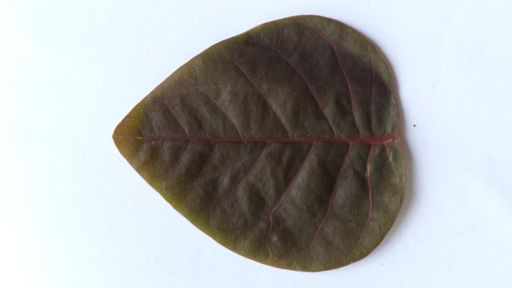
%> input picture Probabilistic Machine Learning/chocolate_tree/Test/chocolate_tree_1.png, 512 x 288 px
$ octave --eval "result = extractFeatures(imread('chocolate_tree/Test/chocolate_tree_1.png'));"   (GNU Octave 9; MATLAB toolbox functions it lacks are replaced by stand-ins)
%> lines starting %> are read from the running program, lines starting %| are printed output that depends on the picture; in (x1, y1, x2, y2) boxes, pixels count from 0 and x2, y2 are one past the last pixel; in counts of white or black regions, pixels touching at a corner belong together; the program's own positions count from 1
function features=extractFeatures(img)


%figure(1), %imshow(img),title('Leaf');
img=double(img)/255;


%% Binarization
level = graythresh(img);
%> level = 0.6
imgBW = imbinarize(img,level);
imgBW=1-imgBW(:,:,1);
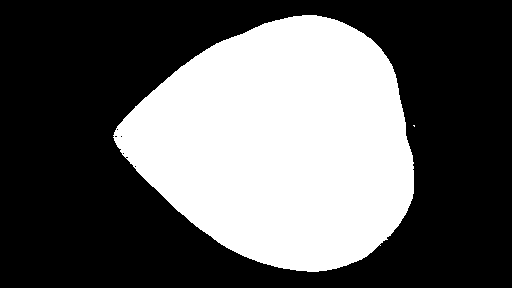
%> imgBW: size 288x512 double; values 0 (black) and 1 (white), 37.2% white; 2 white regions (1 under 20 px), largest, box (x1, y1, x2, y2) and area: (113, 15, 414, 272) 54886
%%figure(2), %imshow(imgBW);

BW3 = bwmorph(imgBW(:,:,1),'remove');
%> BW3: size 288x512 logical; 0.53% white in thin lines or dots, all inside (x1, y1, x2, y2) = (113, 15, 415, 272)
%%figure
%imshow(BW3),title('Black and White Image');

%% erosion-dilation
se = strel('disk',4,4);
imgBWd=imerode(imgBW,se);
%> imgBWd: size 288x512 double; values 0 (black) and 1 (white), 35.4% white; 1 white region, box (x1, y1, x2, y2) and area: (118, 18, 411, 269) 52206
%%figure,
%imshow(imgBWd),title('Eroded Image');
se = strel('disk',8,8);
imgBWe=imdilate(imgBWd,se);
%> imgBWe: size 288x512 double; values 0 (black) and 1 (white), 39.6% white; 1 white region, box (x1, y1, x2, y2) and area: (111, 11, 418, 276) 58455
%%figure,
%imshow(imgBWe),title('Dilated Image');
se = strel('disk',4,4);
imgBWe=imerode(imgBWe,se);
%> imgBWe: size 288x512 double; values 0 (black) and 1 (white), 37.8% white; 1 white region, box (x1, y1, x2, y2) and area: (114, 14, 415, 273) 55783
%%figure,
%imshow(imgBWe);

imgCropped=double(img).*repmat(double(imgBWe),1,1,3);
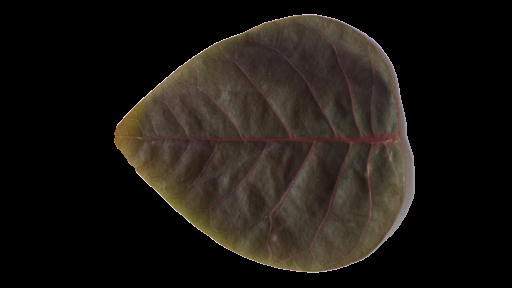
%> imgCropped: size 288x512x3 double; mean R, G, B 0.113, 0.0952, 0.0777
%%figure,
%imshow(imgCropped),title('Black and White Image');

%% elliptical Box

%extreme left point
xmin=find(imgBWe,1,'first');
%> xmin = 32965
xxmin=ceil(xmin/size(imgBWe,1));
%> xxmin = 115
yxmin=rem(xmin-1,size(imgBWe,1))+1;
%> yxmin = 133

%extreme right point
xmax=find(imgBWe,1,'last');
%> xmax = 119426
xxmax=ceil(xmax/size(imgBWe,1));
%> xxmax = 415
yxmax=rem(xmax-1,size(imgBWe,1))+1;
%> yxmax = 194

%highest point
ymin=find(imgBWe',1,'first');
%> ymin = 7471
yymin=ceil(ymin/size(imgBWe,2));
%> yymin = 15
xymin=rem(ymin-1,size(imgBWe,2))+1;
%> xymin = 303

%lowest point
ymax=find(imgBWe',1,'last');
%> ymax = 139583
yymax=ceil(ymax/size(imgBWe,2));
%> yymax = 273
xymax=rem(ymax-1,size(imgBWe,2))+1;
%> xymax = 319

width=xxmax-xxmin;
%> width = 300
height=yymax-yymin;
%> height = 258

center=[xxmin+width/2,yymin+height/2];
%> center = [265 144]

% Iw=find(1-imgBWe);
% center_mass(1)=mean(ceil(Iw/size(imgBWe,1)));
% center_mass(2)=mean(rem(Iw-1,size(imgBWe,1)));

%% rotation if necessary (using PCA)

[row,cols]=find(imgBWe);
%> row = 55783 values from 15 to 273; cols = 55783 values from 115 to 415
iWP=[row,cols];
iWP=iWP-mean(iWP);
coviWP=iWP'*iWP;
%> coviWP = [220923942.5 11886768.8; 11886768.8 289331585.3]
[U,D,V]=eig(coviWP);
%> U = [-0.986 0.166; 0.166 0.986]; D = [218917314.2 0; 0 291338213.7]; V = [-0.986 0.166; 0.166 0.986]

% if width>height
if abs(V(1,1))>abs(V(1,2))
    imgBWe=imgBWe';
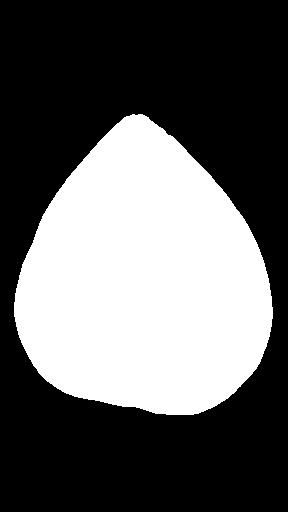
%> imgBWe: size 512x288 double; values 0 (black) and 1 (white), 37.8% white; 1 white region, box (x1, y1, x2, y2) and area: (14, 114, 273, 415) 55783
    BW3=BW3';
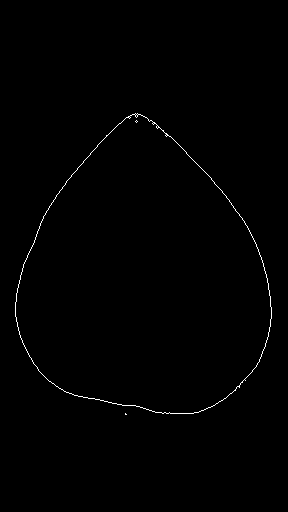
%> BW3: size 512x288 logical; 0.53% white in thin lines or dots, all inside (x1, y1, x2, y2) = (15, 113, 272, 415)
    xyperm=[yymax yymin xxmax xxmin];
%> xyperm = [273 15 415 115]
    xxmax=xyperm(1); xxmin=xyperm(2); yymax=xyperm(3); yymin=xyperm(4);
%> after `xxmax=xyperm(1)`: xxmax = 273
%> after `xxmin=xyperm(2)`: xxmin = 15
%> after `yymax=xyperm(3)`: yymax = 415
%> after `yymin=xyperm(4)`: yymin = 115
    whperm=[width height];
%> whperm = [300 258]
    height=whperm(1); width=whperm(2);
%> after `height=whperm(1)`: height = 300
%> after `width=whperm(2)`: width = 258
    center=[xxmin+width/2,yymin+height/2];
%> center = [144 265]
end

%figure, %imshow(imgBWe);
hold,
t=-pi:0.01:pi;
x_el=center(1)+width/2*cos(t);
%> x_el = 629 values, max 273 at index 315, min 15 at index 1, mean 143.9
y_el=center(2)+height/2*sin(t);
%> y_el = 629 values, max 415 at index 472, min 115 at index 158, mean 265
plot(x_el,y_el)


%% Morphological metric

 Iw=find(imgBWe);
%> Iw = 55783 values from 7471 to 139583

% aera of leaf/area of ellipse
surface_ratio=length(Iw)/(pi*width*height)*4;
%> surface_ratio = 0.918

% aspect_ratio
aspect_ratio=width/height;
%> aspect_ratio = 0.86


% leaf perimeter/leaf area
lptla_ratio=sum(sum(BW3(2:end-1,2:end-1)))/length(Iw);
%> lptla_ratio = 0.014

% leaf perimeter/ellipse perimeter (~=pi*sqrt(2*(a^2+b^2)) according to Ramanujan approximation)
lptep_ratio=sum(sum((BW3(2:end-1,2:end-1))))/(pi*sqrt((height^2+width^2)/2));
%> lptep_ratio = 0.891

% distance Map x
xline=linspace(xxmin,xxmax,11);
%> xline = [15 40.8 66.6 92.4 118.2 144 169.8 195.6 221.4 247.2 273]
xdistmap=sum(imgBWe(2:end-1,round(xline(2:end-1))),1)/height;
%> xdistmap = [0.513 0.717 0.833 0.943 0.983 0.933 0.847 0.72 0.523]

% distance Map y
yline=linspace(yymin,yymax,11);
%> yline = [115 145 175 205 235 265 295 325 355 385 415]
ydistmap=sum(imgBWe(round(yline(2:end-1)),2:end-1),2)/width;
%> ydistmap = [0.326; 0.539; 0.717; 0.845; 0.942; 0.992; 0.992; 0.915; 0.736]

% centroid radial distance
angle=-pi/2:pi/8:pi/2-pi/8;
x_coord=(1:size(imgBWe,2));
y_coord=(x_coord-center(1)).*(sin(angle')./cos(angle'))+center(2);
y_coord(1,:)=linspace(1,size(imgBWe,1),size(imgBWe,2)); % cas pi/2 ? part;
x_coord(2:length(angle),:)=repmat(x_coord,length(angle)-1,1);
x_coord(1,:)=center(1);
%figure,
%imshow(imgBWe);
hold on
for i=1:length(angle)
    plot(x_coord(i,:),y_coord(i,:));
end


% dist to leaf edge
Iw3=find(BW3(2:end-1,2:end-1));
%> Iw3 = 783 values from 7442 to 138018
xedge=ceil(Iw3/size(BW3,1)-1)+2;
%> xedge = 783 values from 16 to 271
yedge=rem(Iw3-1,size(BW3,1)-2)+2;
%> yedge = 783 values, max 415 at index 344, min 114 at index 367, mean 281.1
scatter(xedge,yedge,'.')
coord_intersect=zeros(2*length(angle),2);
for i=1:length(angle)
    dist=(xedge-x_coord(i,:)).^2+(yedge-y_coord(i,:)).^2;
    dist=reshape(dist,length(xedge)*size(x_coord,2),1);
    [sortDist,I]=sort(dist);
    I12=rem((I-1),length(xedge))+1;
    I12=I12(abs(I12-I12(1))==0|abs(I12-I12(1))>min(width,height)/2|abs(yedge(I12)-yedge(I12(1)))>height/2);
    I12=unique(I12,'stable');
    I12=I12(1:2);
    coord_intersect(2*i-1:2*i,:)=[xedge(I12) yedge(I12)];
end
%> this loop made 8 passes
%> I12 on passes 1 to 8: [393; 394], [498; 263], [141; 560], [25; 625], [76; 697], [152; 782], [211; 647], [279; 529]
%> pass 1, in extractFeatures, `dist=(xedge-x_coord(i,:)).^2+(yedge-y_coord(i,:)).^2;`:
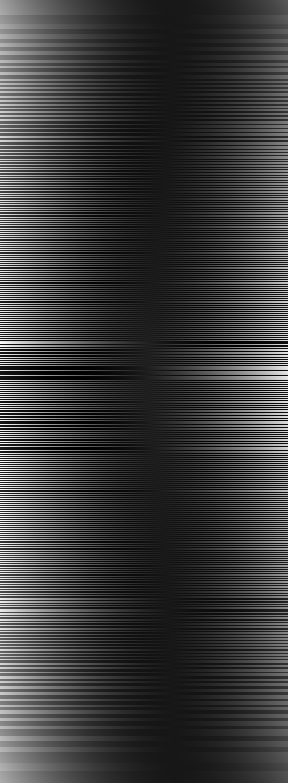
%> dist: size 783x288 double; min 0.072, max 173069, mean 40323.3; drawn with min black and max white
%> pass 3, in extractFeatures, `dist=(xedge-x_coord(i,:)).^2+(yedge-y_coord(i,:)).^2;`:
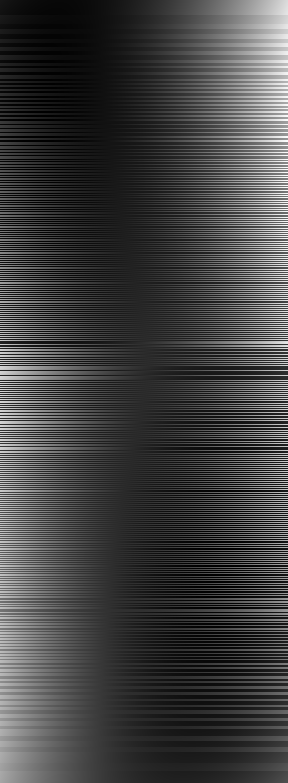
%> dist: size 783x288 double; min 0, max 124765, mean 31905.8; drawn with min black and max white
%> after the loop, coord_intersect = 16 rows, first 12: [144 409; 144 117; 189 157; 88 398; 39 370; 219 189; 17 318; 244 223; 24 265; 263 265; 42 223; 271 318]
scatter(coord_intersect(:,1),coord_intersect(:,2),'o','filled')

distcentroidtole=sqrt(sum((coord_intersect-center).^2,2));
%> distcentroidtole = [144; 148; 117; 144.3; 148.5; 106.8; 137.6; 108.5; 120; 119; 110.3; 137.6; 111.7; 152; 125.9; 157.3]

% dist to square boundary box
% plot(x_el,y_el,'LineWidth',2);
coord_intersect_bb=zeros(2*length(angle),2);
coord_intersect_bb(1:2,:)=[center(1) yymin;center(1) yymax];
for i=2:length(angle)
    coeff=sin(angle(i))./cos(angle(i));
    if coeff>0
        yxmin_int=(xxmin-center(1))*coeff+center(2);
        if yxmin_int<yymin
            xymin_int=(yymin-center(2))/coeff+center(1);
            xymax_int=(yymax-center(2))/coeff+center(1);
            coord_intersect_bb(2*i-1:2*i,:)=[xymin_int,yymin;xymax_int,yymax];
        else
            yxmax_int=(xxmax-center(1))*coeff+center(2);
            coord_intersect_bb(2*i-1:2*i,:)=[xxmin,yxmin_int;xxmax,yxmax_int];
        end
    else
        yxmax_int=(xxmin-center(1))*coeff+center(2);
        if yxmax_int>yymax
            xymin_int=(yymax-center(2))/coeff+center(1);
            xymax_int=(yymin-center(2))/coeff+center(1);
            coord_intersect_bb(2*i-1:2*i,:)=[xymin_int,yymax;xymax_int,yymin];
        else
            yxmin_int=(xxmax-center(1))*coeff+center(2);
            coord_intersect_bb(2*i-1:2*i,:)=[xxmin,yxmax_int;xxmax,yxmin_int];
        end
    end
end
%> this loop made 7 passes
%> (yxmax_int, xymin_int, xymax_int) on pass 1: (576.4, 81.87, 206.1)
%> after the loop, coord_intersect_bb = 16 rows, first 12: [144 115; 144 415; 81.87 415; 206.1 115; 15 394; 273 136; 15 318.4; 273 211.6; 15 265; 273 265; 15 211.6; 273 318.4]
scatter(coord_intersect_bb(:,1),coord_intersect_bb(:,2),'o','filled')
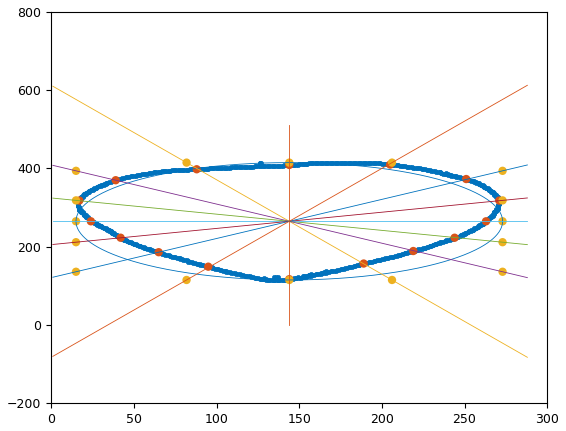
%> figure redrawn from the program's plot data; curve peaks at x = 1, y = 610.2; curve peaks at x = 1, y = 408; curve peaks at x = 1, y = 324.2; curve peaks at x = 288, y = 324.6
distcentroidtobb=sqrt(sum((coord_intersect_bb-center).^2,2));
%> distcentroidtobb = [150; 150; 162.4; 162.4; 182.4; 182.4; 139.6; 139.6; 129; 129; 139.6; 139.6; 182.4; 182.4; 162.4; 162.4]

% ratio
ratio_disttocentroid=distcentroidtole./distcentroidtobb;
%> ratio_disttocentroid = [0.96; 0.987; 0.721; 0.889; 0.814; 0.585; 0.986; 0.777; 0.93; 0.922; 0.79; 0.986; 0.612; 0.833; 0.776; 0.969]

%% Color metric

%%% TO DO


%% Vector of features

features=[surface_ratio aspect_ratio lptla_ratio lptep_ratio xdistmap ydistmap' ratio_disttocentroid'];
%> features = 38 values, max 0.992 at index 19, min 0.014 at index 3, mean 0.796
%> `result = extractFeatures(imread('chocolate_tree/Test/chocolate_tree_1...`: result has the same summary as features in extractFeatures

close all;

$ run again, on Probabilistic Machine Learning/chocolate_tree/Test/chocolate_tree_11.png
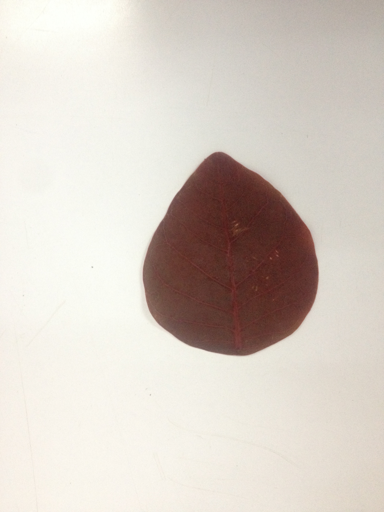
%> input picture Probabilistic Machine Learning/chocolate_tree/Test/chocolate_tree_11.png, 384 x 512 px
%> level = 0.576
%> in extractFeatures, `imgBW=1-imgBW(:,:,1);`:
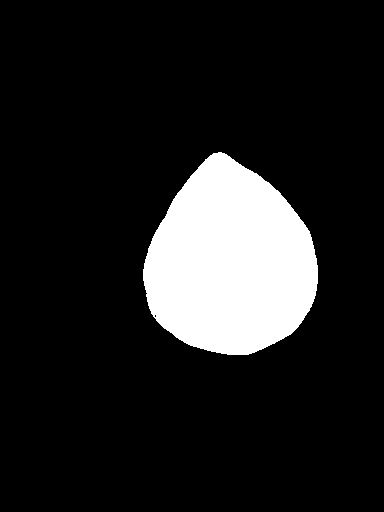
%> imgBW: size 512x384 double; values 0 (black) and 1 (white), 13% white; 1 white region, box (x1, y1, x2, y2) and area: (143, 152, 318, 355) 25639
%> BW3: size 512x384 logical; 0.26% white in thin lines or dots, all inside (x1, y1, x2, y2) = (143, 152, 318, 355)
%> imgBWd: size 512x384 double; values 0 (black) and 1 (white), 12.1% white; 1 white region, box (x1, y1, x2, y2) and area: (146, 155, 315, 352) 23871
%> xmin = 72974
%> xxmin = 143
%> yxmin = 270
%> xmax = 163100
%> xxmax = 319
%> yxmax = 284
%> ymin = 58203
%> yymin = 152
%> xymin = 219
%> ymax = 136569
%> yymax = 356
%> xymax = 249
%> width = 176
%> height = 204
%> center = [231 254]
%> row = 26257 values from 152 to 356; cols = 26257 values from 143 to 319
%> coviWP = [62949309.4 958072; 958072 48960007.7]
%> U = [0.068 -0.998; -0.998 -0.068]; D = [48894698.1 0; 0 63014619.1]; V = [0.068 -0.998; -0.998 -0.068]
%> x_el = 629 values, max 319 at index 315, min 143 at index 1, mean 230.9
%> y_el = 629 values, max 356 at index 472, min 152 at index 158, mean 254
%> Iw = 26257 values from 72974 to 163100
%> surface_ratio = 0.931
%> aspect_ratio = 0.863
%> lptla_ratio = 0.0197
%> lptep_ratio = 0.864
%> xline = [143 160.6 178.2 195.8 213.4 231 248.6 266.2 283.8 301.4 319]
%> xdistmap = [0.52 0.73 0.877 0.98 0.98 0.922 0.833 0.711 0.534]
%> yline = [152 172.4 192.8 213.2 233.6 254 274.4 294.8 315.2 335.6 356]
%> ydistmap = [0.352; 0.591; 0.75; 0.892; 0.966; 1.01; 0.977; 0.892; 0.676]
%> Iw3 = 517 values from 72689 to 161443
%> xedge = 517 values from 143 to 317
%> yedge = 517 values, max 355 at index 261, min 153 at index 242, mean 264.7
%> the loop in extractFeatures, `for i=1:length(angle)` made 8 passes
%> I12 on passes 1 to 8: [269; 268], [330; 189], [377; 105], [421; 30], [41; 472], [496; 107], [149; 414], [345; 198]
%> after the loop in extractFeatures, `for i=1:length(angle)`: coord_intersect = 16 rows, first 12: [231 355; 231 159; 262 179; 192 346; 285 200; 160 324; 303 224; 145 289; 147 254; 314 254; 316 289; 160 225]
%> distcentroidtole = [101; 95; 81.15; 99.92; 76.37; 99.7; 78; 92.85; 84; 83; 91.92; 76.69; 79.2; 98.29; 99.54; 90.62]
%> the loop in extractFeatures, `for i=2:length(angle)` made 7 passes
%> (yxmax_int, xymin_int, xymax_int) on pass 1: (466.5, 188.8, 273.2)
%> after the loop in extractFeatures, `for i=2:length(angle)`: coord_intersect_bb = 16 rows, first 12: [231 152; 231 356; 188.8 356; 273.2 152; 143 342; 319 166; 143 290.5; 319 217.5; 143 254; 319 254; 143 217.5; 319 290.5]
%> in extractFeatures, `scatter(coord_intersect_bb(:,1),coord_intersect_bb(:,2),'o','filled')`:
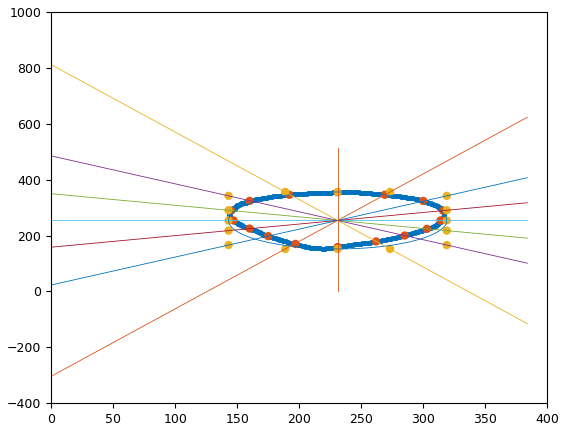
%> figure redrawn from the program's plot data; curve peaks at x = 1, y = 809.3; curve peaks at x = 1, y = 484; curve peaks at x = 1, y = 349.3; curve peaks at x = 384, y = 317.4
%> distcentroidtobb = [102; 102; 110.4; 110.4; 124.5; 124.5; 95.25; 95.25; 88; 88; 95.25; 95.25; 124.5; 124.5; 110.4; 110.4]
%> ratio_disttocentroid = [0.99; 0.931; 0.735; 0.905; 0.614; 0.801; 0.819; 0.975; 0.955; 0.943; 0.965; 0.805; 0.636; 0.79; 0.902; 0.821]
%> features = 38 values, max 1.01 at index 19, min 0.0197 at index 3, mean 0.801
%> result has the same summary as features in extractFeatures

$ run again, on Probabilistic Machine Learning/chocolate_tree/Test/chocolate_tree_14.png
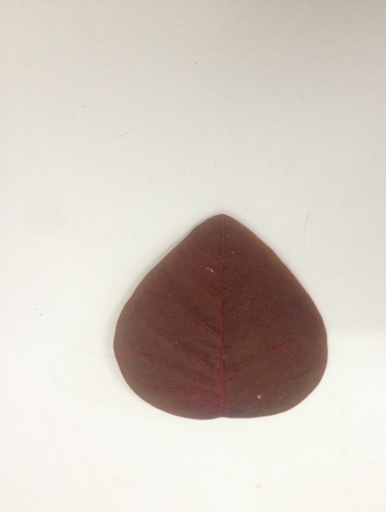
%> input picture Probabilistic Machine Learning/chocolate_tree/Test/chocolate_tree_14.png, 386 x 512 px
%> level = 0.592
%> in extractFeatures, `imgBW=1-imgBW(:,:,1);`:
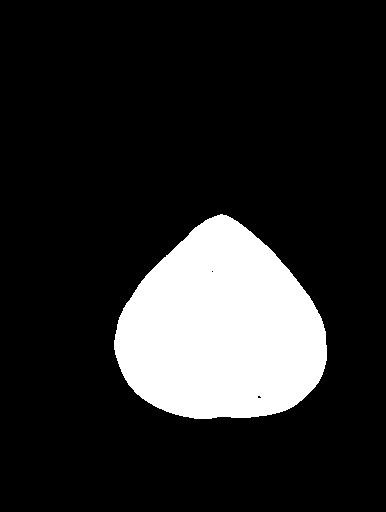
%> imgBW: size 512x386 double; values 0 (black) and 1 (white), 15.9% white; 1 white region, box (x1, y1, x2, y2) and area: (114, 214, 327, 419) 31407
%> imgBWd: size 512x386 double; values 0 (black) and 1 (white), 14.9% white; 1 white region, box (x1, y1, x2, y2) and area: (117, 217, 324, 416) 29386
%> xmin = 58197
%> in extractFeatures, `xxmin=ceil(xmin/size(imgBWe,1));`: xxmin = 114
%> yxmin = 341
%> xmax = 167785
%> in extractFeatures, `xxmax=ceil(xmax/size(imgBWe,1));`: xxmax = 328
%> yxmax = 361
%> ymin = 82439
%> in extractFeatures, `yymin=ceil(ymin/size(imgBWe,2));`: yymin = 214
%> xymin = 221
%> ymax = 161946
%> in extractFeatures, `yymax=ceil(ymax/size(imgBWe,2));`: yymax = 420
%> xymax = 212
%> in extractFeatures, `width=xxmax-xxmin;`: width = 214
%> in extractFeatures, `height=yymax-yymin;`: height = 206
%> in extractFeatures, `center=[xxmin+width/2,yymin+height/2];`: center = [221 317]
%> row = 32125 values from 214 to 420; cols = 32125 values from 114 to 328
%> coviWP = [79732374.8 1381609.4; 1381609.4 87995929.5]
%> U = [-0.987 0.161; 0.161 0.987]; D = [79507498.8 0; 0 88220805.5]; V = [-0.987 0.161; 0.161 0.987]
%> xyperm = [420 214 328 114]
%> in extractFeatures, `xxmax=xyperm(1)`: xxmax = 420
%> in extractFeatures, `xxmin=xyperm(2)`: xxmin = 214
%> in extractFeatures, `yymax=xyperm(3)`: yymax = 328
%> in extractFeatures, `yymin=xyperm(4)`: yymin = 114
%> whperm = [214 206]
%> in extractFeatures, `height=whperm(1)`: height = 214
%> in extractFeatures, `width=whperm(2)`: width = 206
%> in extractFeatures, `center=[xxmin+width/2,yymin+height/2];`: center = [317 221]
%> x_el = 629 values, max 420 at index 315, min 214 at index 1, mean 316.9
%> y_el = 629 values, max 328 at index 472, min 114 at index 158, mean 221
%> Iw = 32125 values from 82439 to 161946
%> surface_ratio = 0.928
%> aspect_ratio = 0.963
%> lptla_ratio = 0.0178
%> lptep_ratio = 0.868
%> xline = [214 234.6 255.2 275.8 296.4 317 337.6 358.2 378.8 399.4 420]
%> xdistmap = [0.322 0.519 0.701 0.836 0.949 0.995 0.995 0.925 0.776]
%> yline = [114 135.4 156.8 178.2 199.6 221 242.4 263.8 285.2 306.6 328]
%> ydistmap = [0.505; 0.704; 0.84; 0.956; 0.995; 0.951; 0.854; 0.723; 0.519]
%> Iw3 = 573 values from 82012 to 160339
%> xedge = 573 values from 214 to 417
%> yedge = 573 values, max 327 at index 297, min 115 at index 286, mean 222.4
%> the loop in extractFeatures, `for i=1:length(angle)` made 8 passes
%> I12 on passes 1 to 8: [242; 241], [175; 328], [405; 119], [68; 487], [1; 507], [491; 69], [120; 416], [176; 329]
%> after the loop in extractFeatures, `for i=1:length(angle)`: coord_intersect = 16 rows, first 12: [317 120; 317 321; 284 300; 360 119; 396 142; 258 279; 235 255; 414 181; 214 221; 415 221; 414 261; 236 188]
%> distcentroidtole = [101; 100; 85.62; 110.7; 111.7; 82.73; 88.77; 104.9; 103; 98; 104.9; 87.46; 82.02; 115.3; 88.39; 113.5]
%> the loop in extractFeatures, `for i=2:length(angle)` made 7 passes
%> (yxmax_int, xymin_int, xymax_int) on pass 1: (469.7, 272.7, 361.3)
%> after the loop in extractFeatures, `for i=2:length(angle)`: coord_intersect_bb = 16 rows, first 12: [317 114; 317 328; 272.7 328; 361.3 114; 214 324; 420 118; 214 263.7; 420 178.3; 214 221; 420 221; 214 178.3; 420 263.7]
%> in extractFeatures, `scatter(coord_intersect_bb(:,1),coord_intersect_bb(:,2),'o','filled')`:
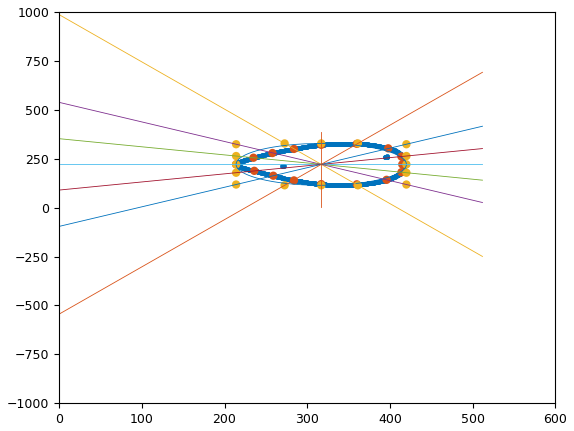
%> figure redrawn from the program's plot data; curve peaks at x = 1, y = 983.9; curve peaks at x = 1, y = 537; curve peaks at x = 1, y = 351.9; curve peaks at x = 512, y = 301.8
%> distcentroidtobb = [107; 107; 115.8; 115.8; 145.7; 145.7; 111.5; 111.5; 103; 103; 111.5; 111.5; 145.7; 145.7; 115.8; 115.8]
%> ratio_disttocentroid = [0.944; 0.935; 0.739; 0.956; 0.767; 0.568; 0.796; 0.941; 1; 0.951; 0.941; 0.785; 0.563; 0.791; 0.763; 0.98]
%> features = 38 values, max 1 at index 31, min 0.0178 at index 3, mean 0.796
%> result has the same summary as features in extractFeatures
